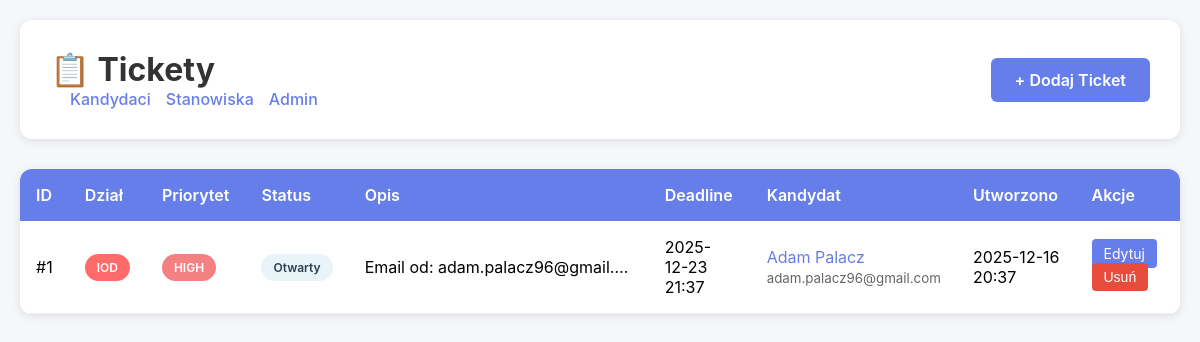
The app's page /tickets, older data.
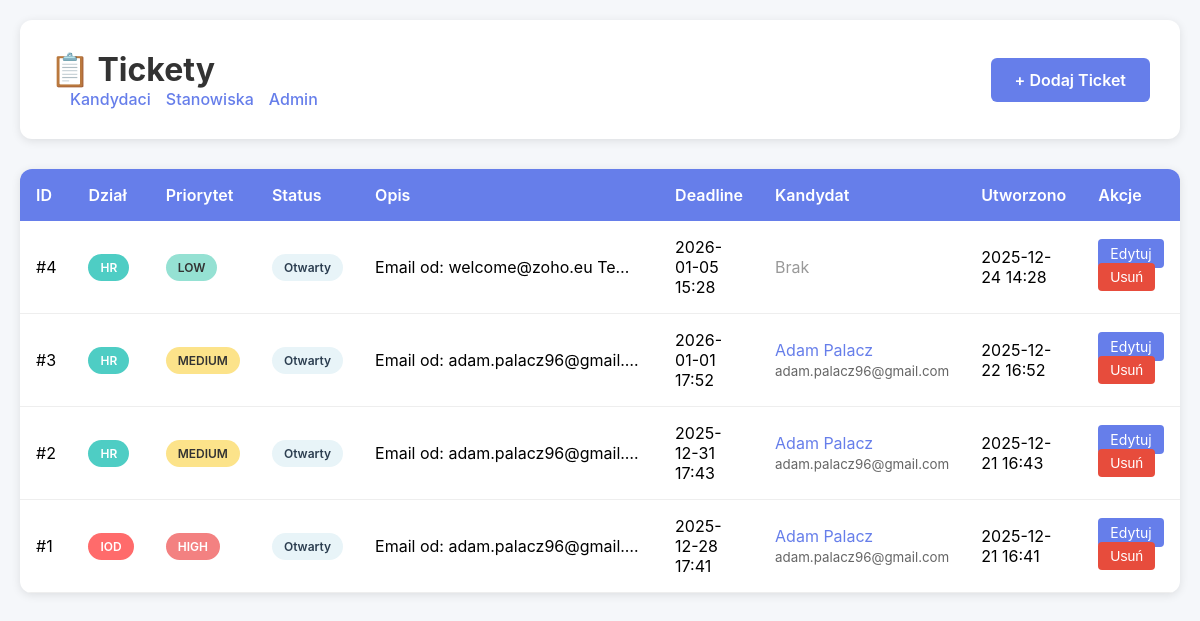
The same page, newer data.
### tables this page shows
CREATE TABLE tickets (
            id INTEGER PRIMARY KEY AUTOINCREMENT,
            department TEXT NOT NULL,
            priority TEXT NOT NULL DEFAULT 'medium',
            status TEXT NOT NULL DEFAULT 'open',
            description TEXT NOT NULL,
            deadline TIMESTAMP,
            related_candidate_id INTEGER,
            related_email_id TEXT,
            created_at TIMESTAMP DEFAULT CURRENT_TIMESTAMP,
            updated_at TIMESTAMP DEFAULT CURRENT_TIMESTAMP,
            FOREIGN KEY (related_candidate_id) REFERENCES candidates(id)
        );

CREATE TABLE candidates (
            id INTEGER PRIMARY KEY AUTOINCREMENT,
            first_name TEXT NOT NULL,
            last_name TEXT NOT NULL,
            email TEXT NOT NULL,
            position_id INTEGER,
            status TEXT NOT NULL DEFAULT 'in_progress',
            stage TEXT NOT NULL DEFAULT 'initial_screening',
            cv_path TEXT,
            consent_for_other_positions INTEGER DEFAULT NULL,
            created_at TIMESTAMP DEFAULT CURRENT_TIMESTAMP,
            updated_at TIMESTAMP DEFAULT CURRENT_TIMESTAMP,
            FOREIGN KEY (position_id) REFERENCES positions(id)
        );

### app.py (the view)
@app.route('/tickets')
def tickets_list():
    tickets = get_all_tickets()
    candidates_dict = {c.id: c for c in get_all_candidates()}
    for ticket in tickets:
        if ticket.related_candidate_id and ticket.related_candidate_id in candidates_dict:
            ticket.candidate = candidates_dict[ticket.related_candidate_id]
        else:
            ticket.candidate = None
    return render_template('tickets_list.html', tickets=tickets)

### database/models.py (called while the page is built)
def get_db_path() -> Path:
    db_dir = Path('data')
    db_dir.mkdir(exist_ok=True)
    return db_dir / 'hr_database.db'

def get_db() -> sqlite3.Connection:
    db_path = get_db_path()
    conn = sqlite3.connect(str(db_path))
    conn.row_factory = sqlite3.Row
    return conn

    @property
    def full_name(self) -> str:
        return f"{self.first_name} {self.last_name}".strip()

### templates/tickets_list.html (shortened to what this page needs)
<!DOCTYPE html>
<html lang="pl">
<head>
</head>
<body>
    <div class="container">
        <div class="header">
            <div>
                <h1>📋 Tickety</h1>
                <div class="nav-links">
                    <a href="/">Kandydaci</a>
                    <a href="/positions">Stanowiska</a>
                    <a href="/admin">Admin</a>
                </div>
            </div>
            <div class="header-actions">
                <a href="/tickets/add" class="btn-add">+ Dodaj Ticket</a>
            </div>
        </div>
        <div class="tickets-table">
            <table>
                <thead>
                    <tr>
                        <th>ID</th>
                        <th>Dział</th>
                        <th>Priorytet</th>
                        <th>Status</th>
                        <th>Opis</th>
                        <th>Deadline</th>
                        <th>Kandydat</th>
                        <th>Utworzono</th>
                        <th>Akcje</th>
                    </tr>
                </thead>
                <tbody>
                    {% if tickets %}
                        {% for ticket in tickets %}
                        <tr>
                            <td>#{{ ticket.id }}</td>
                            <td>
                                <span class="badge badge-department-{{ ticket.department.value.lower() }}">
                                    {{ ticket.department.value }}
                                </span>
                            </td>
                            <td>
                                <span class="badge badge-priority-{{ ticket.priority.value.lower() }}">
                                    {{ ticket.priority.value.upper() }}
                                </span>
                            </td>
                            <td>
                                <span class="badge badge-status-{{ ticket.status.value.lower() }}">
                                    {% if ticket.status.value == 'open' %}Otwarty
                                    {% elif ticket.status.value == 'in_progress' %}W trakcie
                                    {% elif ticket.status.value == 'resolved' %}Rozwiązany
                                    {% elif ticket.status.value == 'closed' %}Zamknięty
                                    {% else %}{{ ticket.status.value }}{% endif %}
                                </span>
                            </td>
                            <td class="description-cell" title="{{ ticket.description }}">
                                {{ ticket.description[:50] }}{% if ticket.description|length > 50 %}...{% endif %}
                            </td>
                            <td>
                                {% if ticket.deadline %}
                                    {{ ticket.deadline.strftime('%Y-%m-%d %H:%M') if ticket.deadline else 'Brak' }}
                                {% else %}
                                    Brak
                                {% endif %}
                            </td>
                            <td>
                                {% if ticket.candidate %}
                                    <a href="/candidate/{{ ticket.candidate.id }}" style="color: #667eea; text-decoration: none;">
                                        {{ ticket.candidate.full_name }}
                                    </a>
                                    <br>
                                    <small style="color: #666;">{{ ticket.candidate.email }}</small>
                                {% else %}
                                    <span style="color: #999;">Brak</span>
                                {% endif %}
                            </td>
                            <td>
                                {{ ticket.created_at.strftime('%Y-%m-%d %H:%M') if ticket.created_at else 'N/A' }}
                            </td>
                            <td>
                                <a href="/tickets/{{ ticket.id }}/edit" class="btn-edit">Edytuj</a>
                                <form action="/tickets/{{ ticket.id }}/delete" method="POST" style="display: inline;">
                                    <button type="submit" class="btn-delete" onclick="return confirm('Czy na pewno chcesz usunąć ten ticket?')">Usuń</button>
                                </form>
                            </td>
                        </tr>
                        {% endfor %}
                    {% else %}
                        <tr>
                            <td colspan="9" style="text-align: center; padding: 40px; color: #999;">
                                Brak ticketów. Dodaj pierwszy ticket!
                            </td>
                        </tr>
                    {% endif %}
                </tbody>
            </table>
        </div>
    </div>
</body>
</html>

### templates/tickets_list.html (style rules this page uses)
* { margin: 0; padding: 0; box-sizing: border-box; }
body { font-family: -apple-system, BlinkMacSystemFont, 'Segoe UI', Roboto, Oxygen, Ubuntu, Cantarell, sans-serif; background: #f5f7fa; padding: 20px; }
.container { max-width: 1400px; margin: 0 auto; }
.header { background: white; padding: 30px; border-radius: 12px; box-shadow: 0 2px 10px rgba(0,0,0,0.1); margin-bottom: 30px; display: flex; justify-content: space-between; align-items: center; }
.header-actions { display: flex; gap: 15px; align-items: center; }
h1 { color: #333; font-size: 32px; }
.btn-add { padding: 12px 24px; background: #667eea; color: white; text-decoration: none; border-radius: 6px; font-weight: 600; transition: background 0.3s; }
.tickets-table { background: white; border-radius: 12px; box-shadow: 0 2px 10px rgba(0,0,0,0.1); overflow: hidden; }
table { width: 100%; border-collapse: collapse; }
thead { background: #667eea; color: white; }
th { padding: 16px; text-align: left; font-weight: 600; }
td { padding: 16px; border-bottom: 1px solid #eee; }
.badge { padding: 6px 12px; border-radius: 20px; font-size: 12px; font-weight: 600; display: inline-block; }
.badge-department-iod { background: #ff6b6b; color: white; }
.badge-department-hr { background: #4ecdc4; color: white; }
.badge-priority-low { background: #95e1d3; color: #333; }
.badge-priority-medium { background: #fce38a; color: #333; }
.badge-priority-high { background: #f38181; color: white; }
.badge-status-open { background: #e8f4f8; color: #2c3e50; }
.btn-edit, .btn-delete { padding: 6px 12px; border-radius: 4px; text-decoration: none; font-size: 14px; margin-right: 5px; }
.btn-edit { background: #667eea; color: white; }
.btn-delete { background: #e74c3c; color: white; border: none; cursor: pointer; }
.nav-links { display: flex; gap: 15px; margin-left: 20px; }
.nav-links a { color: #667eea; text-decoration: none; font-weight: 500; }
.description-cell { max-width: 300px; overflow: hidden; text-overflow: ellipsis; white-space: nowrap; }

Row changes from the older to the newer data that the page shows:
added tickets: id "4", department.value "HR", priority.value "LOW", status "Otwarty", description "Email od: welcome@zoho.eu Te…", deadline "2026-01-05 15:28", shows "Brak", created_at "2025-12-24 14:28"
added tickets: id "3", department.value "HR", priority.value "MEDIUM", status "Otwarty", description "Email od: adam.palacz96@gmail.…", deadline "2026-01-01 17:52", candidate.full_name "Adam Palacz", candidate.email "adam.palacz96@gmail.com", created_at "2025-12-22 16:52"
added tickets: id "2", department.value "HR", priority.value "MEDIUM", status "Otwarty", description "Email od: adam.palacz96@gmail.…", deadline "2025-12-31 17:43", candidate.full_name "Adam Palacz", candidate.email "adam.palacz96@gmail.com", created_at "2025-12-21 16:43"
changed tickets "IOD": deadline "2025-12-23 21:37" → "2025-12-28 17:41"; created_at "2025-12-16 20:37" → "2025-12-21 16:41"
